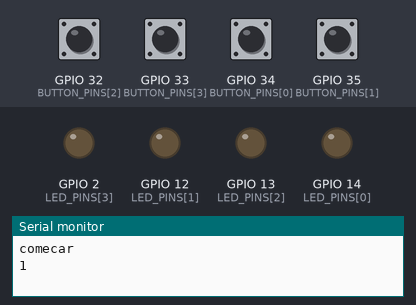
Bench run of a sketch on a simulated ESP32. Shown: output pins drawn as LEDs (lit = HIGH), the last lines printed to the serial monitor. The inputs (shaded band) are chosen by the test bench; at power-on: GPIO 32 (BUTTON_PINS[2]), GPIO 33 (BUTTON_PINS[3]), GPIO 34 (BUTTON_PINS[0]), GPIO 35 (BUTTON_PINS[1]) LOW. Random numbers use the default seed unless the sketch sets one.

Above: at 6.3 s.
6.4 s: GPIO 32 (BUTTON_PINS[2]) pulled HIGH for 0.15 s
At 11.3 s:
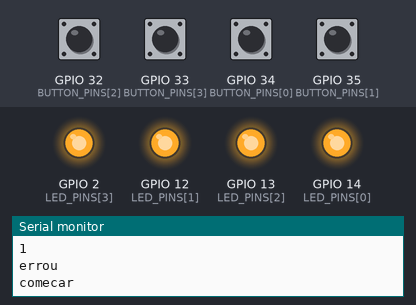
At 14.8 s:
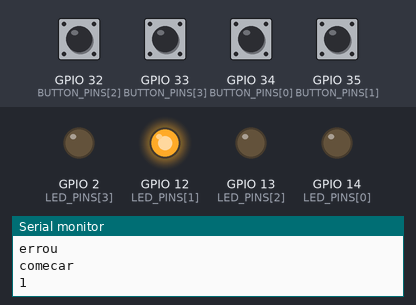
Timing chart, 0 to 15.4 s (numbered marks = the images above; inputs shaded):
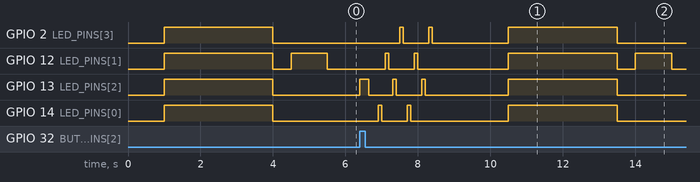

The sketch:

sketch_may7a.ino
```cpp
int iSequence[4];
int iPlayerInput[4];
int iSequenceIndex = 0;
int iPlayerCount = 0;
bool bWaitingInput = false;

const int LED_PINS[] = {14, 12, 13, 2};
const int BUTTON_PINS[] = {34, 35, 32, 33};

void setup() {
  Serial.begin(9600);
  for (int i = 0; i < 4; i++) {
    pinMode(LED_PINS[i], OUTPUT);
    pinMode(BUTTON_PINS[i], INPUT);
  }
}

void loop() {
  if (iPlayerCount == 0) {
    generateRandomSequence();
    Serial.println("comecar");
    delay(1000);
    startPrint();
    }

  if(digitalRead(2) == HIGH){ // verifica se o botão na porta D2 foi pressionado
    iSequenceIndex = 0;
    iPlayerCount = 0;
    bWaitingInput = false;
    Serial.println("resetado");
    delay(1000);
  }

  Serial.println(iSequence[0]);

  playSequence(iSequenceIndex);

  digitalWrite(LED_PINS[iSequence[iSequenceIndex]], HIGH);
  delay(1000);
  digitalWrite(LED_PINS[iSequence[iSequenceIndex]], LOW);

  if (waitForInput(iSequenceIndex + 1)) {
    if (iSequenceIndex == 2) {
      nextRound();
    }
    else if (iSequenceIndex == 3) {
      Serial.println("ganhou");
      iSequenceIndex = 0;
      iPlayerCount = 0;
      delay(1000);
      startPrint();
    }
    else {
      iSequenceIndex++;
    }
  }
  else {
  gameOver();
  }
}

int buttonLedConverter(int Button) {
  if (Button == 34) {
    return 14;
  }
  if (Button == 35) {
    return 12;
  }
  if (Button == 32) {
    return 13;
  }
  if (Button == 33) {
    return 2;
  }
  return -1;
}

void generateRandomSequence() {
  for (int i = 0; i < 4; i++) {
    int iRandomSingle = random(0, 3);
    iSequence[i] = iRandomSingle;
  }
}

void startPrint() {
  digitalWrite(LED_PINS[0], HIGH);
  digitalWrite(LED_PINS[1], HIGH);
  digitalWrite(LED_PINS[2], HIGH);
  digitalWrite(LED_PINS[3], HIGH);
  delay(3000);

  digitalWrite(LED_PINS[0], LOW);
  digitalWrite(LED_PINS[1], LOW);
  digitalWrite(LED_PINS[2], LOW);
  digitalWrite(LED_PINS[3], LOW);
  delay(500);
}

void rightPrint() {
  for (int i = 0; i < 4; i++) {
    digitalWrite(LED_PINS[i], HIGH);
    delay(100);
    digitalWrite(LED_PINS[i], LOW);
    delay(100);
  }
}

void errorPrint() {
  for (int i = 0; i < 4; i++) {
    digitalWrite(LED_PINS[i], HIGH);
    delay(100);
    digitalWrite(LED_PINS[i], LOW);
    delay(100);
  }
}

void light(int n) {
  for (int j = 0; j < n; j++) {
    digitalWrite(LED_PINS[iSequence[j]], HIGH);
    delay(500);
    digitalWrite(LED_PINS[iSequence[j]], LOW);
    delay(500);
  }
}

void playSequence(int iIndex) {
  for (int i = 0; i < iIndex; i++) {
    digitalWrite(LED_PINS[iSequence[i]], HIGH);
    delay(500);
    digitalWrite(LED_PINS[iSequence[i]], LOW);
    delay(500);
  }
}

bool waitForInput(int iIndex) {
  int iInputIndex = 0;
  while (iInputIndex < iIndex) {
  for (int i = 0; i < 4; i++) {
    if (digitalRead(BUTTON_PINS[i]) == HIGH) {
      iPlayerInput[iInputIndex] = buttonLedConverter(BUTTON_PINS[i]);
      iInputIndex++;
      digitalWrite(LED_PINS[i], HIGH);
      delay(250);
      digitalWrite(LED_PINS[i], LOW);
      delay(250);
    }
  }
  if (iInputIndex == iIndex) {
    break;  // Exit the while loop if the expected number of inputs has been received
    }
  }

  for (int i = 0; i < iIndex; i++) {
    if (iPlayerInput[i] != iSequence[i]) {
      errorPrint();
      return false;
    }
  }

  rightPrint();
  return true;
}

void nextRound() {
  iSequenceIndex = 0;
  iPlayerCount++;
  delay(1000);
}

void gameOver() {
  Serial.println("errou");
  errorPrint();
  iSequenceIndex = 0;
  iPlayerCount = 0;
  delay(1000);
}
```

Measured:
- after the input at 6.4 s, GPIO 2 (LED_PINS[3]): goes HIGH 0.10 s, LOW 0.70 s, HIGH 0.10 s, LOW 2.1 s, HIGH 3.0 s, then LOW, starting after 1.1 s; GPIO 12 (LED_PINS[1]): LOW → HIGH after 0.70 s, → LOW 0.10 s later, → HIGH 0.70 s later, → LOW 0.10 s later, … (8 changes in this stretch)
